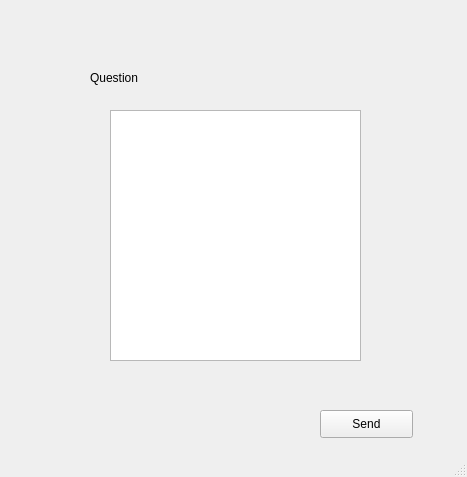
<?xml version="1.0" encoding="UTF-8"?>
<ui version="4.0">
 <class>MainWindow</class>
 <widget class="QMainWindow" name="MainWindow">
  <property name="geometry">
   <rect>
    <x>0</x>
    <y>0</y>
    <width>467</width>
    <height>477</height>
   </rect>
  </property>
  <property name="windowTitle">
   <string>MainWindow</string>
  </property>
  <widget class="QWidget" name="centralwidget">
   <widget class="QTextEdit" name="textEdit">
    <property name="geometry">
     <rect>
      <x>110</x>
      <y>110</y>
      <width>251</width>
      <height>251</height>
     </rect>
    </property>
   </widget>
   <widget class="QLabel" name="label">
    <property name="geometry">
     <rect>
      <x>90</x>
      <y>70</y>
      <width>53</width>
      <height>16</height>
     </rect>
    </property>
    <property name="text">
     <string>Question</string>
    </property>
   </widget>
   <widget class="QPushButton" name="Sendbutton">
    <property name="geometry">
     <rect>
      <x>320</x>
      <y>410</y>
      <width>93</width>
      <height>28</height>
     </rect>
    </property>
    <property name="text">
     <string>Send</string>
    </property>
   </widget>
  </widget>
  <widget class="QStatusBar" name="statusbar"/>
 </widget>
 <resources/>
 <connections/>
</ui>
